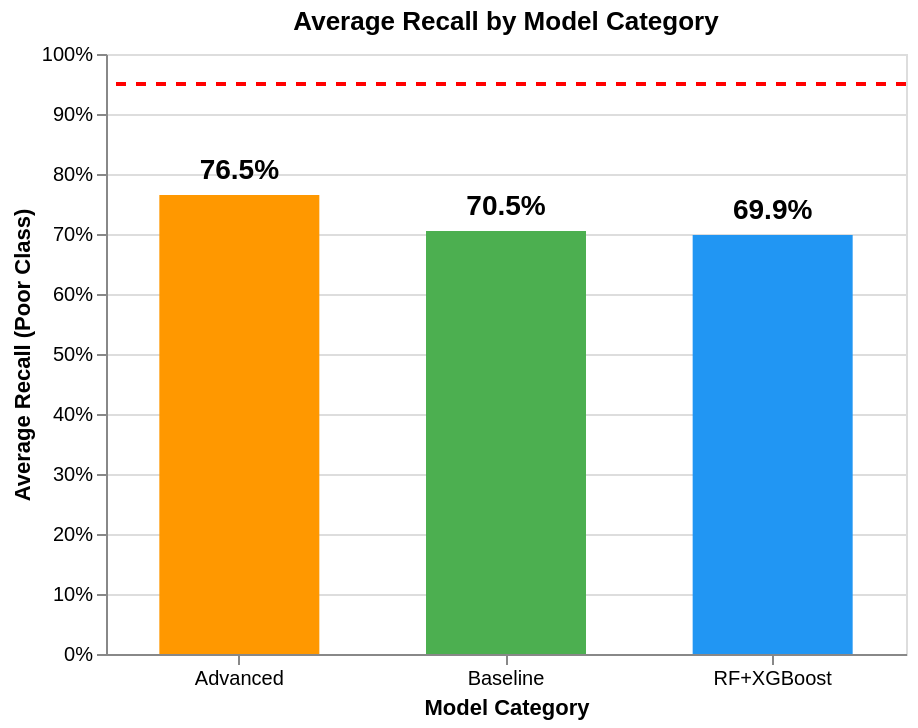

The notebook cell saved with this chart:
### Code cell
# Calculate category averages
category_stats = data_complete.groupby('category').agg({
    'recall_P': 'mean',
    'precision_P': 'mean'
}).reset_index()

category_stats = category_stats.sort_values('recall_P', ascending=False)

# Create grouped bar chart
bars = alt.Chart(category_stats).mark_bar(size=80).encode(
    x=alt.X('category:N', title='Model Category', axis=alt.Axis(labelAngle=0)),
    y=alt.Y('recall_P:Q', 
            scale=alt.Scale(domain=[0, 1]),
            title='Average Recall (Poor Class)',
            axis=alt.Axis(format='.0%')),
    color=alt.Color('category:N',
                    scale=alt.Scale(domain=['Baseline', 'RF+XGBoost', 'Advanced'],
                                   range=['#4CAF50', '#2196F3', '#FF9800']),
                    legend=None),
    tooltip=['category:N', 
             alt.Tooltip('recall_P:Q', title='Avg Recall', format='.3f'),
             alt.Tooltip('precision_P:Q', title='Avg Precision', format='.3f')]
).properties(
    width=400,
    height=300,
    title='Average Recall by Model Category'
)

# Add target line
target = alt.Chart(pd.DataFrame({'y': [0.95]})).mark_rule(
    color='red', strokeDash=[5, 5], size=2
).encode(y='y:Q')

# Add value labels
text = alt.Chart(category_stats).mark_text(
    align='center',
    baseline='bottom',
    dy=-5,
    fontSize=14,
    fontWeight='bold'
).encode(
    x='category:N',
    y='recall_P:Q',
    text=alt.Text('recall_P:Q', format='.1%')
)

viz3 = bars + target + text

viz3.save('recall_by_category.html')
print("✓ Saved: recall_by_category.html")
viz3

### Figure 1 — Vega-Lite specification as saved in the notebook (floating-point values rounded to 4 significant figures)
{"config": {"view": {"continuousWidth": 300, "continuousHeight": 300}}, "layer": [{"data": {"name": "data-f7cad9ae9ea012ff5b21da29272c01c6"}, "mark": {"type": "bar", "size": 80}, "encoding": {"color": {"field": "category", "legend": null, "scale": {"domain": ["Baseline", "RF+XGBoost", "Advanced"], "range": ["#4CAF50", "#2196F3", "#FF9800"]}, "type": "nominal"}, "tooltip": [{"field": "category", "type": "nominal"}, {"field": "recall_P", "format": ".3f", "title": "Avg Recall", "type": "quantitative"}, {"field": "precision_P", "format": ".3f", "title": "Avg Precision", "type": "quantitative"}], "x": {"axis": {"labelAngle": 0}, "field": "category", "title": "Model Category", "type": "nominal"}, "y": {"axis": {"format": ".0%"}, "field": "recall_P", "scale": {"domain": [0, 1]}, "title": "Average Recall (Poor Class)", "type": "quantitative"}}, "title": "Average Recall by Model Category"}, {"data": {"name": "data-86672c64be5f4d47d0cac933d7984f9c"}, "mark": {"type": "rule", "color": "red", "size": 2, "strokeDash": [5, 5]}, "encoding": {"y": {"field": "y", "type": "quantitative"}}}, {"data": {"name": "data-f7cad9ae9ea012ff5b21da29272c01c6"}, "mark": {"type": "text", "align": "center", "baseline": "bottom", "dy": -5, "fontSize": 14, "fontWeight": "bold"}, "encoding": {"text": {"field": "recall_P", "format": ".1%", "type": "quantitative"}, "x": {"field": "category", "type": "nominal"}, "y": {"field": "recall_P", "type": "quantitative"}}}], "height": 300, "width": 400, "$schema": "https://vega.github.io/schema/vega-lite/v5.8.0.json", "datasets": {"data-f7cad9ae9ea012ff5b21da29272c01c6": [{"category": "Advanced", "recall_P": 0.765, "precision_P": 0.59}, {"category": "Baseline", "recall_P": 0.705, "precision_P": 0.5575}, {"category": "RF+XGBoost", "recall_P": 0.6985, "precision_P": 0.6041}], "data-86672c64be5f4d47d0cac933d7984f9c": [{"y": 0.95}]}}
